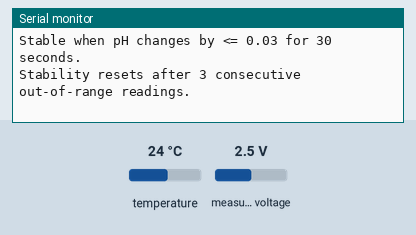
Bench run of a sketch on a simulated ESP32. Parts: the last lines printed to the serial monitor. The test bench sets the inputs (shaded band); at power-on: temperature 24 °C, measured voltage 2.5 V. EEPROM starts erased.

Above: at 2.2 s.
2.3 s: temperature set to 12 °C
At 4.1 s:
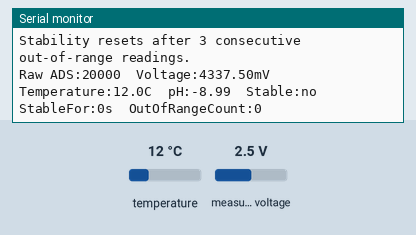
5.8 s: measured voltage set to 0.1 V
At 7.0 s:
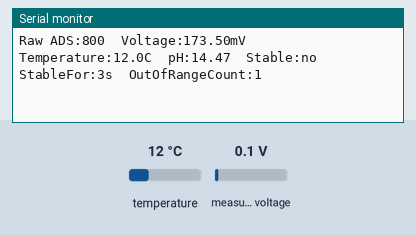
7.3 s: temperature set to 19 °C
At 8.2 s:
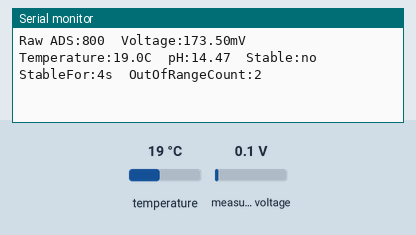
8.8 s: measured voltage set to 1.2 V
At 9.3 s:
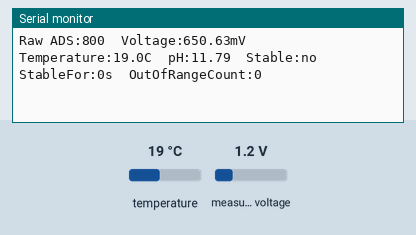
Timing chart, 0 to 11.3 s (numbered marks = the images above; inputs shaded):
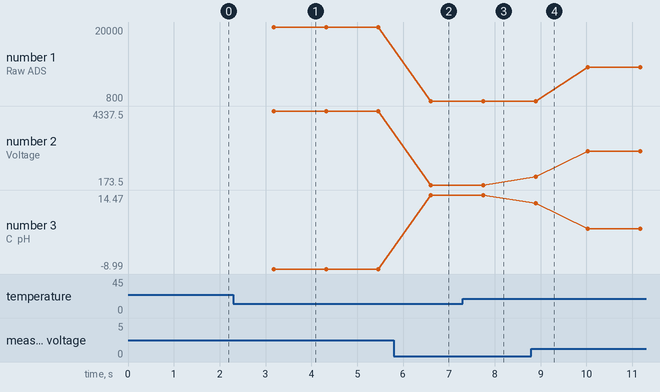

Measured:
- after the input at 2.3 s, the serial monitor: prints a new line after 0.88 s (image 1)
- after the input at 5.8 s, the serial monitor: prints a new line after 0.81 s (image 2)
- after the input at 7.3 s, the serial monitor: prints a new line after 0.45 s (image 3)
- after the input at 8.8 s, the serial monitor: prints a new line after 0.09 s (image 4)
- plotted number 1: 20000 → 800 after the input at 5.8 s, 800 → 9600 after the input at 8.8 s
- plotted number 2: 4337.5 → 173.5 after the input at 5.8 s, 173.5 → 2082 after the input at 8.8 s
- plotted number 3: -8.99 → 14.47 after the input at 5.8 s, 14.47 → 3.72 after the input at 8.8 s

The sketch:

dfrobot_gravity_ph_sensor_test.ino
```cpp
#include <Wire.h>
#include <Adafruit_ADS1X15.h>
#include <DallasTemperature.h>
#include "DFRobot_PH.h"
#include <EEPROM.h>
#include <OneWire.h>

/*
  DFRobot Gravity Analog pH Sensor V2 calibration test
  Source guide: https://wiki.dfrobot.com/sen0161-v2/docs/20941
  Analog isolator guide: https://wiki.dfrobot.com/dfr0504/docs/19034

  Wiring:
    pH board +       -> Analog isolator SEN +
    pH board -       -> Analog isolator SEN -
    pH board A       -> Analog isolator SEN A
    Isolator MCU +   -> 5V
    Isolator MCU -   -> system GND
    Isolator MCU A   -> voltage divider -> ADS1115 A0

    ADS1115 SDA      -> ESP32 GPIO21
    ADS1115 SCL      -> ESP32 GPIO22
    ADS1115 VDD      -> ESP32 3.3V
    DS18B20 data     -> ESP32 GPIO27 with 4.7k pull-up to 3.3V
    DS18B20 VDD      -> ESP32 3.3V
    DS18B20 GND      -> system GND

  Do not connect SEN-side GND to MCU/system GND; that defeats the isolation.

  The isolator MCU-side output can reach 5V. Since the ADS1115 is powered from
  3.3V, do not connect the isolator analog output directly to ADS1115 A0.

  Recommended divider:
    Isolator MCU A -> 10k resistor -> 4.7k resistor -> ADS1115 A0
    ADS1115 A0     -> 20k resistor -> GND

  This scales 5V down to about 2.88V. The code multiplies the ADS reading back up
  before giving it to the DFRobot pH library.

  Calibration:
    1. Open Serial Monitor at 115200 baud, line ending: Both NL & CR.
    2. Rinse the probe with distilled water and blot off water drops.
    3. Put the probe in pH 7.0 buffer. Stir gently and wait for a stable reading.
    4. Send: enterph
    5. Send: calph
    6. Send: exitph
       The calibration is saved only after exitph.
    7. Rinse the probe with distilled water and blot off water drops.
    8. Put the probe in pH 4.0 buffer. Stir gently and wait for a stable reading.
    9. Send: enterph
    10. Send: calph
    11. Send: exitph

  Keep the BNC connector and signal board dry during calibration.
*/

const uint8_t ADS_ADDRESS = 0x48;
const uint8_t PH_CHANNEL = 0;           // ADS1115 A0
const uint8_t TEMP_SENSOR_PIN = 27;     // DS18B20 data pin
const uint8_t SAMPLE_COUNT = 20;
const unsigned long READ_INTERVAL_MS = 1000;
const unsigned long STABLE_REQUIRED_MS = 30000;
const float ADS_MV_PER_BIT = 0.125;     // GAIN_ONE: +/-4.096V range
const float PH_DIVIDER_MULTIPLIER = 1.735;  // (10k + 4.7k + 20k) / 20k
const float PH_STABLE_DELTA = 0.03;
const uint8_t UNSTABLE_RESET_COUNT = 3;

Adafruit_ADS1115 ads;
DFRobot_PH ph;
OneWire oneWire(TEMP_SENSOR_PIN);
DallasTemperature tempSensors(&oneWire);

float voltage, phValue, temperature = 25.0;
float stableReferencePhValue = NAN;
unsigned long stableStartTime = 0;
bool stableReported = false;
uint8_t unstableReadingCount = 0;

float readPHmV()
{
    float sum = 0.0;

    for (int i = 0; i < SAMPLE_COUNT; i++) {
        int16_t raw = ads.readADC_SingleEnded(PH_CHANNEL);
        sum += raw * ADS_MV_PER_BIT * PH_DIVIDER_MULTIPLIER;
        delay(10);
    }

    return sum / (float)SAMPLE_COUNT;
}

void setup()
{
    Serial.begin(115200);
    delay(1000);

    Wire.begin(21, 22);  // SDA = GPIO21, SCL = GPIO22

    if (!ads.begin(ADS_ADDRESS)) {
        Serial.println("ADS1115 not detected. Check wiring.");
        while (true) {
            delay(1000);
        }
    }

    ads.setGain(GAIN_ONE);   // +/-4.096V range, 0.125mV per bit
    tempSensors.begin();

    EEPROM.begin(32);
    ph.begin();

    Serial.println("DFRobot Gravity pH Sensor V2 via ADS1115 A0");
    Serial.println("DS18B20 temperature sensor on GPIO27");
    Serial.println("Commands: enterph, calph, exitph");
    Serial.println("Calibration messages may appear between the 1-second data rows.");
    Serial.println("Raw ADS, Voltage(mV), Temperature(C), pH, Stability");
    Serial.print("Stable when pH changes by <= ");
    Serial.print(PH_STABLE_DELTA, 2);
    Serial.print(" for ");
    Serial.print(STABLE_REQUIRED_MS / 1000);
    Serial.println(" seconds.");
    Serial.print("Stability resets after ");
    Serial.print(UNSTABLE_RESET_COUNT);
    Serial.println(" consecutive out-of-range readings.");
}

void loop()
{
    static unsigned long timepoint = millis();

    if (millis() - timepoint > READ_INTERVAL_MS) {
        timepoint = millis();

        temperature = readTemperature();
        int16_t raw = ads.readADC_SingleEnded(PH_CHANNEL);
        voltage = readPHmV();
        phValue = ph.readPH(voltage, temperature);
        updateStability(phValue);

        Serial.print("Raw ADS:");
        Serial.print(raw);
        Serial.print("  Voltage:");
        Serial.print(voltage, 2);
        Serial.print("mV  Temperature:");
        Serial.print(temperature, 1);
        Serial.print("C  pH:");
        Serial.print(phValue, 2);
        printStability();
    }

    ph.calibration(voltage, temperature);
}

void updateStability(float currentPhValue)
{
    unsigned long now = millis();

    if (isnan(stableReferencePhValue)) {
        stableReferencePhValue = currentPhValue;
        stableStartTime = now;
        stableReported = false;
        unstableReadingCount = 0;
        return;
    }

    if (abs(currentPhValue - stableReferencePhValue) > PH_STABLE_DELTA) {
        unstableReadingCount++;

        if (unstableReadingCount >= UNSTABLE_RESET_COUNT) {
            stableReferencePhValue = currentPhValue;
            stableStartTime = now;
            stableReported = false;
            unstableReadingCount = 0;
        }
    } else {
        unstableReadingCount = 0;
    }
}

void printStability()
{
    unsigned long stableForMs = millis() - stableStartTime;
    bool isStable = stableForMs >= STABLE_REQUIRED_MS;

    Serial.print("  Stable:");
    Serial.print(isStable ? "yes" : "no");
    Serial.print("  StableFor:");
    Serial.print(stableForMs / 1000);
    Serial.print("s");
    Serial.print("  OutOfRangeCount:");
    Serial.print(unstableReadingCount);

    if (isStable && !stableReported) {
        Serial.print("  FirstStableAfter:");
        Serial.print(stableForMs / 1000);
        Serial.print("s");
        stableReported = true;
    }

    Serial.println();
}

float readTemperature()
{
    tempSensors.requestTemperatures();

    float temperatureC = tempSensors.getTempCByIndex(0);

    if (temperatureC == DEVICE_DISCONNECTED_C) {
        Serial.println("DS18B20 not detected. Falling back to 25.0C.");
        return 25.0;
    }

    return temperatureC;
}
```
